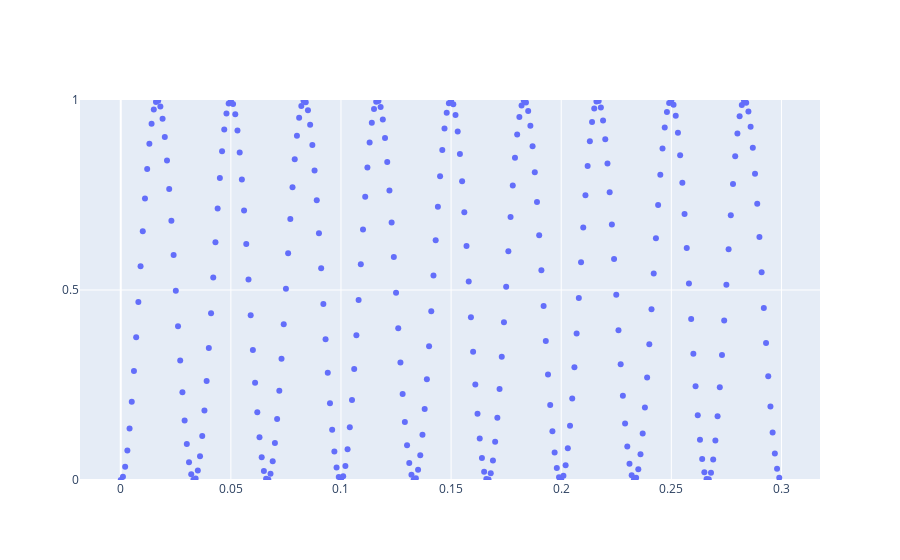

Source (notebook cell):
### Code cell
fig = go.Figure()

fig.add_trace(go.Scatter(x=data[:, 0], y=data[:, 1], mode='markers'))

fig.update_yaxes(
    range=[0, 1.0],
    dtick=0.5,
)


fig.show()

### Figure 1 — Plotly figure (JSON) as saved in the notebook; plotly's stock layout.template omitted (floating-point values rounded to 4 significant figures; data arrays with more than 128 entries replaced by an {"elided": "..."} marker saying what was removed)
{"data": [{"mode": "markers", "type": "scatter", "x": {"elided": "300 float values"}, "y": {"elided": "300 float values"}}], "layout": {"yaxis": {"dtick": 0.5, "range": [0, 1]}}}
